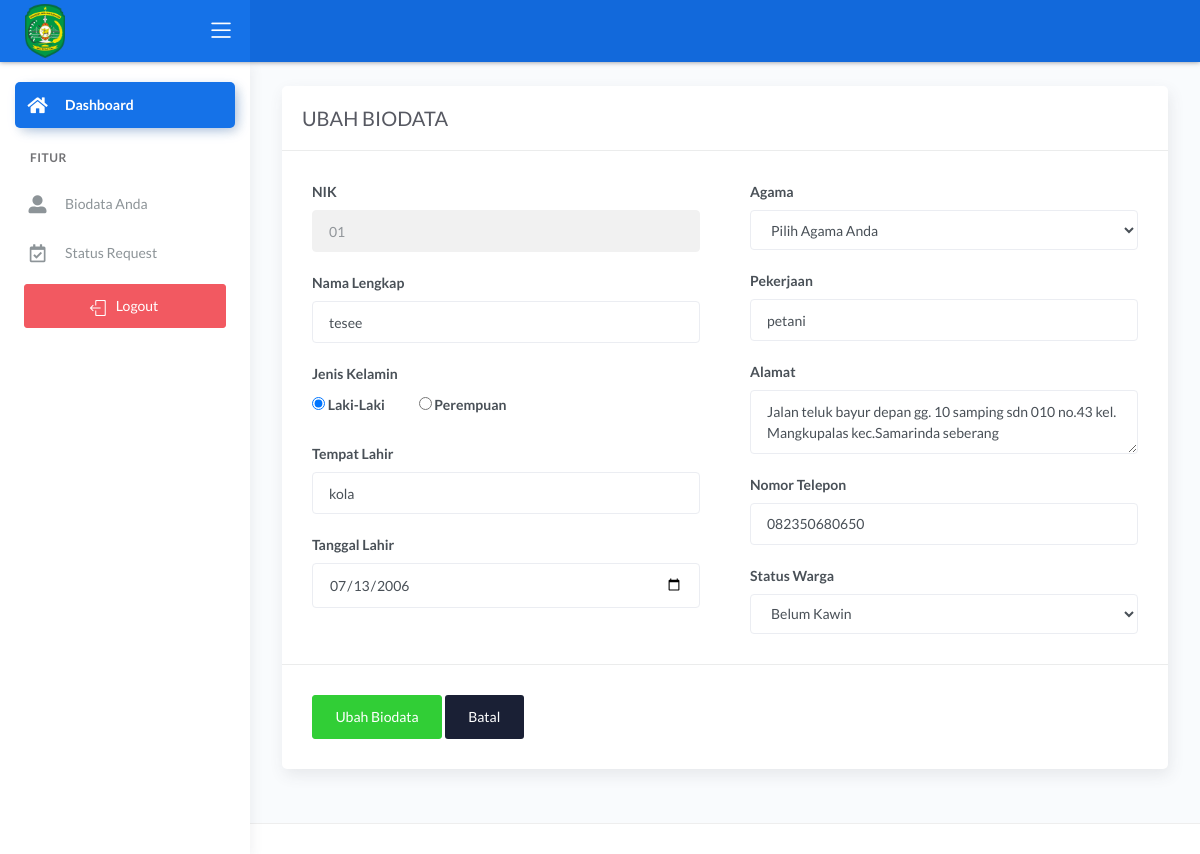
/warga/index.php?halaman=ubah_pemohon&nik=01 (signed in), run on the app's committed database.
### tables this page shows
CREATE TABLE `data_user` (
  `nik` varchar(16) NOT NULL,
  `password` varchar(225) NOT NULL,
  `hak_akses` varchar(50) NOT NULL,
  `nama` varchar(30) NOT NULL,
  `tanggal_lahir` date NOT NULL,
  `tempat_lahir` varchar(30) NOT NULL,
  `jekel` varchar(20) NOT NULL,
  `agama` varchar(20) DEFAULT NULL,
  `rt` int DEFAULT NULL,
  `alamat` text,
  `telepon` varchar(13) DEFAULT NULL,
  `pekerjaan` varchar(50) DEFAULT NULL,
  `status_warga` varchar(30) DEFAULT NULL
);

### warga/ubah_pemohon.php (the view, shortened to what this page needs)
<?php include '../konek.php';?>
<?php
	if(isset($_GET['nik'])){
		$tampil_nik = "SELECT * FROM data_user WHERE nik=$_SESSION[nik]";
		$query = mysqli_query($konek,$tampil_nik);
		$data = mysqli_fetch_array($query,MYSQLI_BOTH);
		$nik = $data['nik'];
		$nama = $data['nama'];
		$tempat = $data['tempat_lahir'];
		$tanggal = $data['tanggal_lahir'];
		$jekel = $data['jekel'];
		$alamat = $data['alamat'];
		$telepon = $data['telepon'];
		$pekerjaan = $data['pekerjaan'];
		$status_warga = $data['status_warga'];
	}
?>
<link href="../style/css/sweetalert.css" rel="stylesheet" type="text/css">
<div class="page-inner">
					<div class="row">
						<div class="col-md-12">
						<form method="POST">
							<div class="card">
								<div class="card-header">
									<div class="card-title">UBAH BIODATA</div>
								</div>
								<div class="card-body">
									<div class="row">
											<div class="col-md-6 col-lg-6">
												<div class="form-group">
													<label>NIK</label>
													<input type="number" name="nik" class="form-control" placeholder="NIK Anda.." value="<?= $nik;?>" readonly>
												</div>
												<div class="form-group">
													<label>Nama Lengkap</label>
													<input type="text" name="nama" class="form-control" placeholder="Nama Lengkap Anda.." value="<?= $nama;?>">
												</div>
												<div class="form-check">
													<label>Jenis Kelamin</label><br/>
													<label class="form-radio-label">
														<input class="form-radio-input" type="radio" name="jekel" value="<?= $jekel?>"  checked="">
														<span class="form-radio-sign">Laki-Laki</span>
													</label>
													<label class="form-radio-label ml-3">
														<input class="form-radio-input" type="radio" name="jekel" value="<?= $jekel?>">
														<span class="form-radio-sign">Perempuan</span>
													</label>
												</div>
												<div class="form-group">
													<label>Tempat Lahir</label>
													<input type="text" name="tempat" class="form-control" value="<?= $tempat;?>" placeholder="Tempat Lahir Anda..">
												</div>
												<div class="form-group">
													<label>Tanggal Lahir</label>
													<input type="date" name="tgl" class="form-control" value="<?= $tanggal;?>">
												</div>
											</div>
											<div class="col-md-6 col-lg-6">
												<div class="form-group">
													<label>Agama</label>
													<select name="agama" class="form-control">
														<option value="">Pilih Agama Anda</option>
													</select>
												</div>
												<div class="form-group">
													<label>Pekerjaan</label>
													<input type="text" name="pekerjaan" class="form-control" value="<?= $pekerjaan;?>" placeholder="Pekerjaan Anda..">
												</div>
												<div class="form-group">
													<label for="comment">Alamat</label>
													<textarea class="form-control" name="alamat" rows="2"><?= $alamat?></textarea>
												</div>
												<div class="form-group">
													<label>Nomor Telepon</label>
													<input type="number" name="telepon" class="form-control" value="<?= $telepon?>" placeholder="Nomor Telepon Anda..">
												</div>
												<div class="form-group">
													<label>Status Warga</label>
													<select name="status_warga" class="form-control">
														<option <?php if( $status_warga=='Belum Kawin'){echo "selected"; } ?> value='Belum Kawin'>Belum Kawin</option>
													</select>
												</div>
											</div>
									</div>
								</div>
								<div class="card-action">
									<button name="ubah" class="btn btn-success">Ubah Biodata</button>
									<a href="?halaman=tampil_pemohon" class="btn btn-default">Batal</a>
								</div>
							</div>
						</div>
					</div>
</div>

### data on the page
data_user: nik "01", nama "tesee", tempat "kola", tgl "07/13/2006", pekerjaan "petani", alamat "Jalan teluk bayur depan gg. 10 samping sdn 010 no.43 kel. Mangkupalas kec.Samarinda seberang", telepon "082350680650", status_warga "Belum Kawin"
